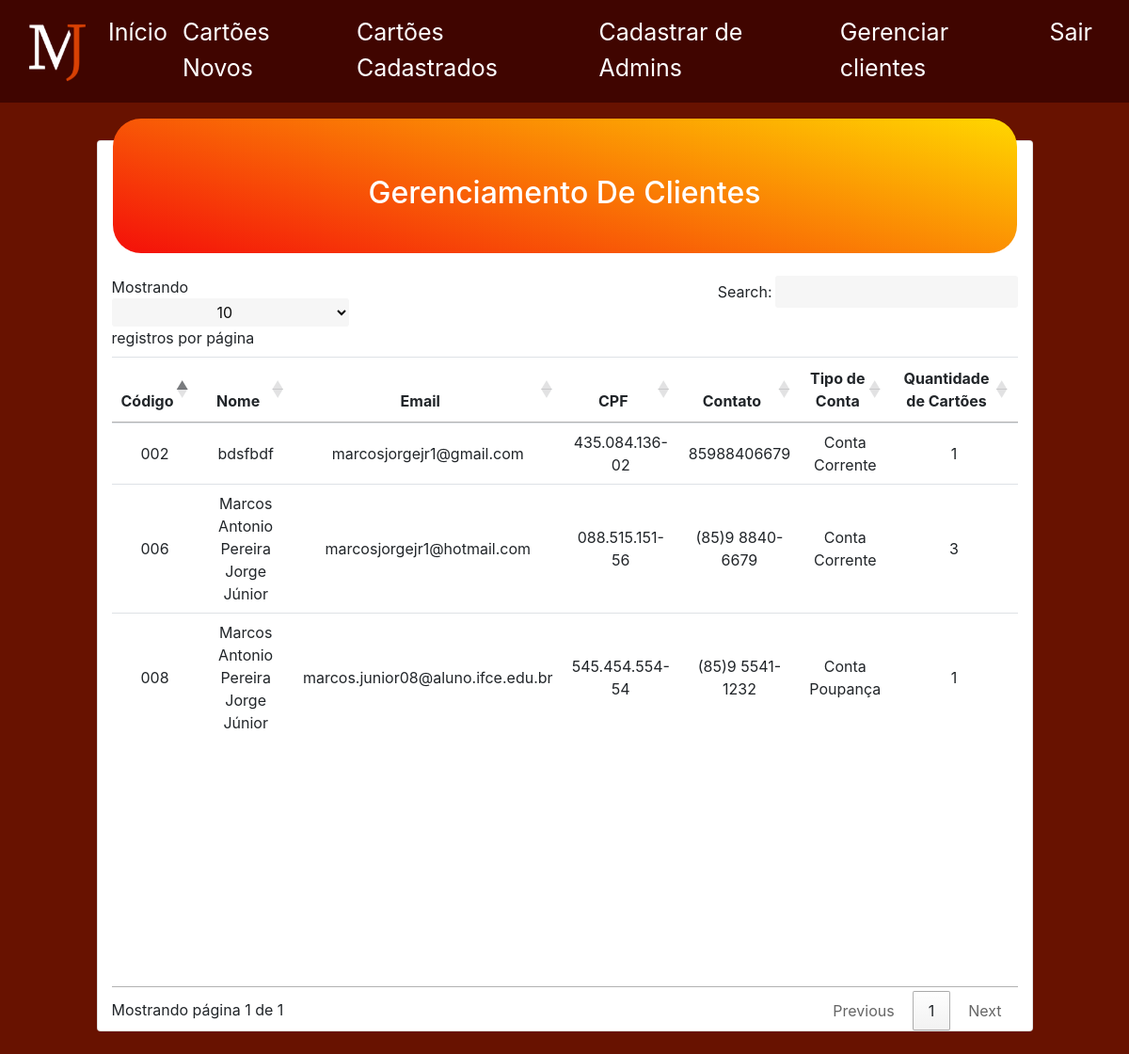
Page /admin/view/index.php on the committed database.
### tables this page shows
CREATE TABLE IF NOT EXISTS `tb_cliente` (
  `id_user` int(5) UNSIGNED NOT NULL AUTO_INCREMENT,
  `nome_user` varchar(200) NOT NULL,
  `email_user` varchar(300) NOT NULL,
  `cpf_user` varchar(20) NOT NULL,
  `contato_user` varchar(30) NOT NULL,
  `tipo_conta` int(1) UNSIGNED NOT NULL,
  `foto_user` varchar(300) DEFAULT NULL,
  PRIMARY KEY (`id_user`)
);

CREATE TABLE IF NOT EXISTS `tb_cartao` (
  `id_cartao` int(5) UNSIGNED NOT NULL AUTO_INCREMENT,
  `tb_cartao_id_user` int(5) UNSIGNED NOT NULL,
  `num_cartao` varchar(40) NOT NULL,
  `tipo_card` int(5) NOT NULL,
  `bandeira_cartao` int(1) UNSIGNED NOT NULL,
  `cvc_cartao` int(1) UNSIGNED NOT NULL,
  `tempo_validade` varchar(3) NOT NULL,
  `data_validade` varchar(20) NOT NULL,
  `situacao` int(1) UNSIGNED NOT NULL,
  `card_novo` int(1) NOT NULL,
  `justificativa` varchar(500) DEFAULT NULL,
  PRIMARY KEY (`id_cartao`),
  KEY `tb_cartao_FKIndex1` (`tb_cartao_id_user`)
);

### admin/view/index.php (the view, shortened to what this page needs)
<?php
include "../../conexao/param.php";
?>
<!DOCTYPE html>
<html lang="en">
<head>
     <link rel="stylesheet" href="../../css/style.css">
     <link rel="stylesheet" type="text/css" href="https://cdn.datatables.net/1.12.1/css/jquery.dataTables.css">
    <link rel="stylesheet" href="https://cdn.jsdelivr.net/npm/bootstrap@4.6.2/dist/css/bootstrap.min.css">
</head>
<body style="overflow-x: hidden;" >
<nav class="navbar navbar-expand-lg " style="background-color: #330000bf!important;">
    <div class="container-fluid">
      <a class="navbar-brand" href="#">
        <img  src="../../img/LOGO MJ BANK WHITE.png" alt="Logo" width="60" href="index.php" class="fadeIn second d-inline-block align-text-top">
      </a>
        <div class="collapse navbar-collapse text-white" id="navbarNav">
            <ul class="navbar-nav fadeIn second">
                <li class="nav-item active">
                    <a class="nav-link text-white nav_font underlineHover" href="index.php">Início</a>
                </li>
                <li class="nav-item active">
                    <a class="nav-link text-white nav_font underlineHover" href="cartoes_novos.php">Cartões Novos</a>
                </li>
                <li class="nav-item active">
                    <a class="nav-link text-white nav_font underlineHover" href="cartoes_cadas.php">Cartões Cadastrados</a>
                </li>
                <li class="nav-item">
                    <a class="nav-link text-white nav_font underlineHover" href="cadastrar_admin.php">Cadastrar de Admins</a>
                </li>
                <li class="nav-item">
                    <a class="nav-link text-white nav_font underlineHover" href="index.php">Gerenciar clientes</a>
                </li>
                <li class="nav-item">
                    <a class="nav-link text-white nav_font underlineHover" href="../sair.php">Sair</a>
                </li>
            </ul>
        </div>
    </div>
  </nav>
<div class="conteiner">
  <div class="row">
    <div class="col-md-10 mx-auto mt-3">
        <div class="card my-4">
          <div class="p-0 position-relative mt-n4 mx-3 z-index-2">
            <div class="bg-gradient-primary  pt-4 pb-3">
              <h2 class="text-white text-capitalize text-center ps-3">Gerenciamento de Clientes</h2>
            </div>
          </div>
          <div class="table-responsive col-md-12 mt-4  mx-auto">
            <table id="exampla"  class="table text-center">
              <thead>
                <tr>
                  <th>Código</th>
                  <th>Nome</th>
                  <th>Email</th>
                  <th>CPF</th>
                  <th>Contato</th>
                  <th>Tipo de Conta</th>
                  <th>Quantidade de Cartões</th>
                </tr>
              </thead>
              <tbody class="text-center">
                <?php
                $query = "SELECT *,count(id_user) as qtd_cartao FROM `tb_cliente` LEFT OUTER JOIN tb_cartao on tb_cartao.tb_cartao_id_user = tb_cliente.id_user GROUP BY id_user";
                $sql = mysqli_query($con, $query);
                $row_cli = mysqli_num_rows($sql);
                if ($row_cli > 0) {
                  while ($value = mysqli_fetch_assoc($sql)) {
                    echo "<tr>";
                    echo "<td>00".$value['id_user'] ."</td>";
                    echo "<td>".$value['nome_user'] ."</td>";
                    echo "<td>".$value['email_user'] ."</td>";
                    echo "<td>".$value['cpf_user'] ."</td>";
                    echo "<td>".$value['contato_user'] ."</td>";
                    switch ($value['tipo_conta']) {
                    	case 0:
                    		echo "<td>Conta Corrente</td>";
                    		break;
               		case 1:
               			echo "<td>Conta Poupança</td>";
               			break;
                    }
                    if ($value['qtd_cartao'] != 0) {
                    	$qtd = $value['qtd_cartao'];
                    }else{
                    	$qtd = "0";
                    }
                    echo "<td>".$qtd."</td>";
                    echo "</tr>";
                  }
                }else{
                  echo"<tr><td colspan='12' class='text-center'> Nenhum dado foi encontrado...</td></tr>";
                }
                ?>
              </tbody>
            </table>
              </div>
            </div>
          </div>
  </div>
</div>
</body>
</html>

### css/style.css (style rules this page uses)
body { font-family: "Poppins", sans-serif; height: 100vh; background-color: #681200!important; }
a { color: rgb(56, 55, 55) !important; display:inline-block; text-decoration: none; font-weight: 400; }
h2 { text-align: center; font-size: 16px; font-weight: 600; display:inline-block; margin-top: 36px!important; margin-bottom: 29px !important; color: #d84104; }
.bg-gradient-primary { text-align: center; border-radius: 30px; background-image: linear-gradient(195deg, #ffd700 0%, #f40f0a 100%); }
.nav_font { font-size: 25px; }
table.dataTable thead th, table.dataTable thead td, table.dataTable tfoot th, table.dataTable tfoot td { text-align: center !important; }
.fadeIn { opacity:0; -webkit-animation:fadeIn ease-in 1; -moz-animation:fadeIn ease-in 1; animation:fadeIn ease-in 1; -webkit-animation-fill-mode:forwards; -moz-animation-fill-mode:forwards; animation-fill-mode:forwards; -webkit-animation-duration:1s; -moz-animation-duration:1s; animation-duration:1s; }
.fadeIn.second { -webkit-animation-delay: 0.6s; -moz-animation-delay: 0.6s; animation-delay: 0.6s; }
.underlineHover:after { display: block; left: 0; bottom: -10px; width: 0; height: 2px; background-color: #d84104; content: ""; transition: width 0.2s; }

### rows in the picture
tb_cliente: id_user "2", nome_user "bdsfbdf", email_user "marcosjorgejr1@gmail.com", cpf_user "435.084.136-02", contato_user "85988406679", tipo_conta "Conta Corrente", qtd "1"
tb_cartao: tb_cartao_id_user.id_user "6", tb_cartao_id_user.nome_user "Marcos Antonio Pereira Jorge Júnior", tb_cartao_id_user.email_user "marcosjorgejr1@hotmail.com", tb_cartao_id_user.cpf_user "088.515.151-56", tb_cartao_id_user.contato_user "(85)9 8840-6679", shows "Conta Corrente", qtd "3"
tb_cliente: id_user "8", nome_user "Marcos Antonio Pereira Jorge Júnior", email_user "marcos.junior08@aluno.ifce.edu.br", cpf_user "545.454.554-54", contato_user "(85)9 5541-1232", tipo_conta "Conta Poupança", qtd "1"
